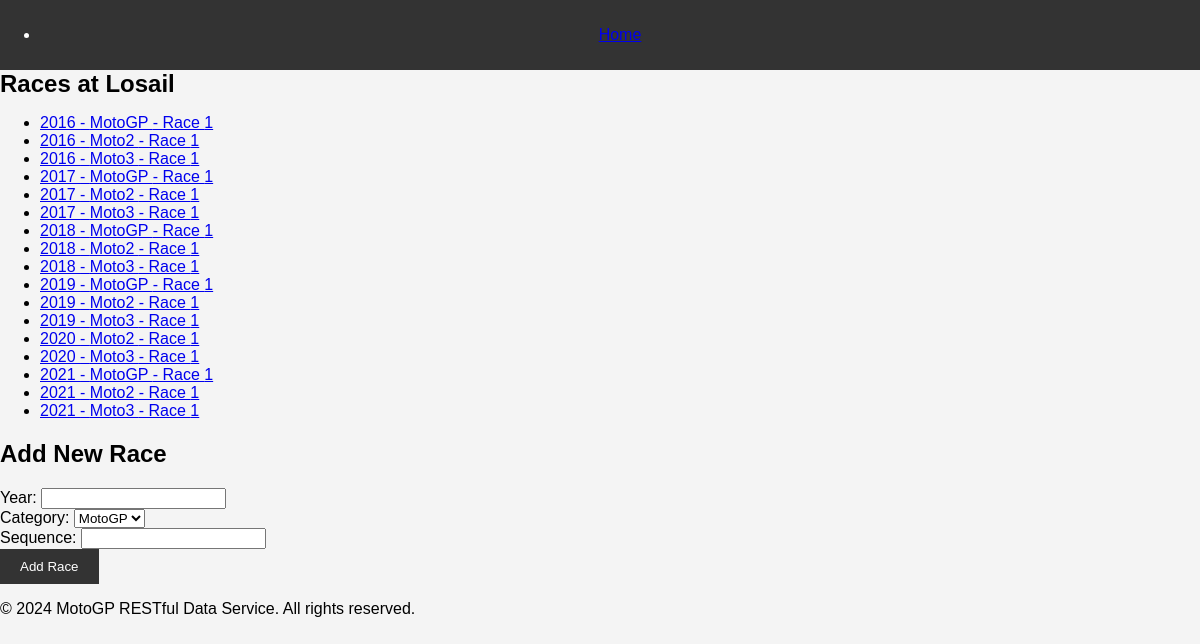
/circuit/100/, run on the app's committed database.
### mrds/models.py (models this page shows, shortened)
class Circuit(models.Model):
    shortname = models.CharField(max_length=50)
    circuit_name = models.CharField(max_length=100)

class Race(models.Model):
    year = models.PositiveIntegerField()
    category = models.CharField(max_length=50)
    sequence = models.PositiveIntegerField()
    circuit = models.ForeignKey(Circuit, on_delete=models.CASCADE)

### mrds/views.py (the view)
# urls.py: path('circuit/<int:circuit_id>/', views.circuit_detail, name='circuit_detail'),
def circuit_detail(request, circuit_id):
    circuit = get_object_or_404(Circuit, id=circuit_id)
    races = Race.objects.filter(circuit=circuit)
    categories = Race.objects.values_list('category', flat=True).distinct()
    return render(request, 'circuit_detail.html', {'circuit': circuit, 'races': races, 'categories': categories})

### mrds/templates/circuit_detail.html (shortened to what this page needs)
{% extends 'base.html' %}
{% block content %}
<section>
  <h1>Races at {{ circuit.circuit_name }}</h1>
  <ul>
    {% for race in races %}
      <li><a href="{% url 'race_detail' race.id %}">{{ race.year }} - {{ race.category }} - Race {{ race.sequence }}</a></li>
    {% endfor %}
  </ul>
</section>
<section>
  <h2>Add New Race</h2>
  <form method="post" action="{% url 'add_race' circuit.id %}">
    <label for="year">Year:</label>
    <input type="number" id="year" name="year" required><br>
    <label for="category">Category:</label>
    <select id="category" name="category" required>
      {% for category in categories %}
        <option value="{{ category }}">{{ category }}</option>
      {% endfor %}
    </select><br>
    <label for="sequence">Sequence:</label>
    <input type="number" id="sequence" name="sequence" required><br>
    <button type="submit">Add Race</button>
  </form>
</section>
{% endblock %}

### mrds/static/css/styles.css (style rules this page uses)
body { font-family: Arial, sans-serif; margin: 0; padding: 0; background-color: #f4f4f4; }
h1 { margin: 0; font-size: 24px; }
button { background-color: #333; color: #fff; border: none; padding: 10px 20px; cursor: pointer; }

### data on the page
Circuit: circuit_name "Losail"
Race: year "2016", category "MotoGP", sequence "1"
Race: year "2016", category "Moto2", sequence "1"
Race: year "2016", category "Moto3", sequence "1"
Race: year "2017", category "MotoGP", sequence "1"
Race: year "2017", category "Moto2", sequence "1"
Race: year "2017", category "Moto3", sequence "1"
Race: year "2018", category "MotoGP", sequence "1"
Race: year "2018", category "Moto2", sequence "1"
Race: year "2018", category "Moto3", sequence "1"
Race: year "2019", category "MotoGP", sequence "1"
Race: year "2019", category "Moto2", sequence "1"
Race: year "2019", category "Moto3", sequence "1"
Race: year "2020", category "Moto2", sequence "1"
Race: year "2020", category "Moto3", sequence "1"
Race: year "2021", category "MotoGP", sequence "1"
Race: year "2021", category "Moto2", sequence "1"
Race: year "2021", category "Moto3", sequence "1"

### other printed values
form field category "MotoGP"
